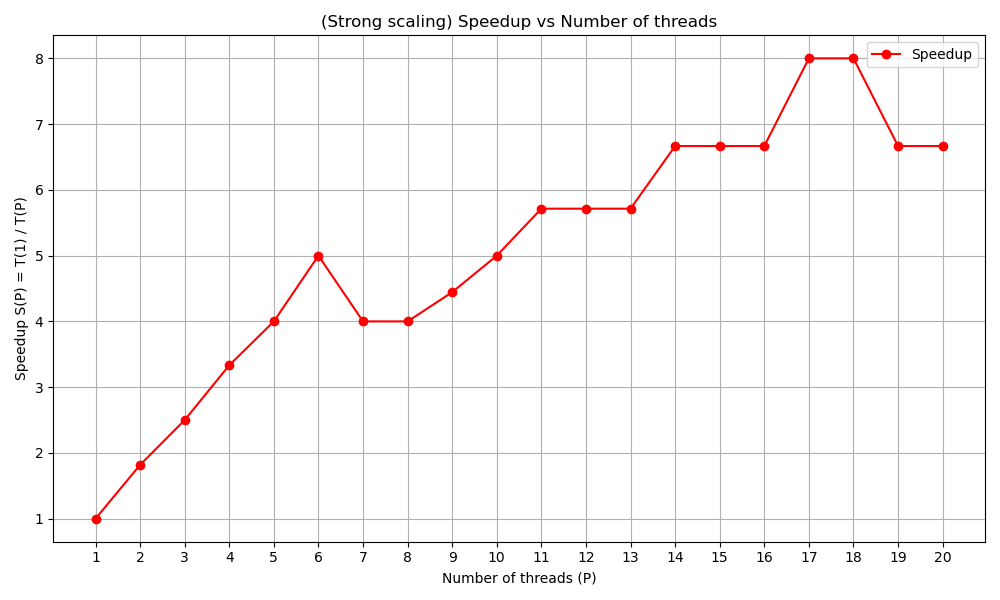

Source code (Python):
import matplotlib.pyplot as plt
import re

# Nome del file dei risultati
output_file = "strong2.txt"

# Liste per salvare i dati
threads = []
compute_times = []

# Pattern per trovare il numero di thread e il tempo di calcolo
thread_pattern = re.compile(r"Esecuzione con OMP_NUM_THREADS=(\d+)")
compute_time_pattern = re.compile(r"Compute time CPU:\s*([\d.]+)")

# Lettura del file
with open(output_file, "r") as file:
    for line in file:
        # Cerca il numero di thread
        thread_match = thread_pattern.search(line)
        if thread_match:
            threads.append(int(thread_match.group(1)))
        
        # Cerca il tempo di calcolo
        compute_time_match = compute_time_pattern.search(line)
        if compute_time_match:
            compute_times.append(float(compute_time_match.group(1)))

# Verifica che ci siano dati
if not threads or not compute_times:
    print("Nessun dato trovato nel file. Verifica il formato del file dei risultati.")
    exit()

# Calcolo dello speedup
if threads[0] != 1:
    print("Errore: il primo dato non corrisponde al tempo con 1 thread.")
    exit()

single_thread_time = compute_times[0]  # Tempo con un solo thread
speedup = [single_thread_time / time for time in compute_times]

# Creazione del grafico dello speedup
plt.figure(figsize=(10, 6))
plt.plot(threads, speedup, marker='o', color='r', label='Speedup')
plt.xlabel("Number of threads (P)")
plt.ylabel("Speedup S(P) = T(1) / T(P)")
plt.title("(Strong scaling) Speedup vs Number of threads")
plt.grid(True)
plt.legend()
plt.tight_layout()
    
# Impostare i valori dell'asse x come interi
plt.xticks(threads)

# Salvataggio e visualizzazione del grafico
plt.savefig("strong_speedup_plot.png")
plt.show()
